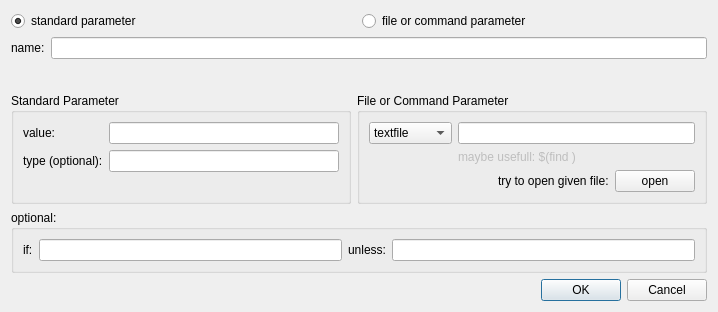
<?xml version="1.0" encoding="UTF-8"?>
<ui version="4.0">
 <class>ParameterEdit</class>
 <widget class="QDialog" name="ParameterEdit">
  <property name="geometry">
   <rect>
    <x>0</x>
    <y>0</y>
    <width>718</width>
    <height>312</height>
   </rect>
  </property>
  <property name="windowTitle">
   <string>Parameter</string>
  </property>
  <property name="windowIcon">
   <iconset>
    <normaloff>:/icons/logo.png</normaloff>:/icons/logo.png</iconset>
  </property>
  <layout class="QGridLayout" name="gridLayout_2">
   <item row="0" column="0" colspan="2">
    <layout class="QHBoxLayout" name="horizontalLayout">
     <item>
      <widget class="QRadioButton" name="radioButton_standard">
       <property name="text">
        <string>standard parameter</string>
       </property>
       <property name="checked">
        <bool>true</bool>
       </property>
      </widget>
     </item>
     <item>
      <widget class="QRadioButton" name="radioButton_file">
       <property name="text">
        <string>file or command parameter</string>
       </property>
      </widget>
     </item>
    </layout>
   </item>
   <item row="1" column="0" colspan="2">
    <layout class="QFormLayout" name="formLayout">
     <item row="0" column="0">
      <widget class="QLabel" name="label">
       <property name="text">
        <string>name:</string>
       </property>
      </widget>
     </item>
     <item row="0" column="1">
      <widget class="QLineEdit" name="lineEdit_name">
       <property name="toolTip">
        <string>namespace/name</string>
       </property>
       <property name="inputMask">
        <string/>
       </property>
       <property name="text">
        <string/>
       </property>
       <property name="placeholderText">
        <string/>
       </property>
      </widget>
     </item>
    </layout>
   </item>
   <item row="2" column="0">
    <widget class="QGroupBox" name="groupBox_standard">
     <property name="title">
      <string>Standard Parameter</string>
     </property>
     <layout class="QFormLayout" name="formLayout_2">
      <property name="fieldGrowthPolicy">
       <enum>QFormLayout::ExpandingFieldsGrow</enum>
      </property>
      <item row="0" column="0">
       <widget class="QLabel" name="label_2">
        <property name="text">
         <string>value:</string>
        </property>
       </widget>
      </item>
      <item row="0" column="1">
       <widget class="QLineEdit" name="lineEdit_value">
        <property name="toolTip">
         <string>value</string>
        </property>
        <property name="placeholderText">
         <string/>
        </property>
       </widget>
      </item>
      <item row="2" column="0">
       <widget class="QLabel" name="label_3">
        <property name="text">
         <string>type (optional):</string>
        </property>
       </widget>
      </item>
      <item row="2" column="1">
       <widget class="QLineEdit" name="lineEdit_type">
        <property name="toolTip">
         <string>str|int|double|bool</string>
        </property>
        <property name="inputMask">
         <string/>
        </property>
        <property name="placeholderText">
         <string/>
        </property>
       </widget>
      </item>
     </layout>
    </widget>
   </item>
   <item row="2" column="1">
    <widget class="QGroupBox" name="groupBox_file">
     <property name="enabled">
      <bool>true</bool>
     </property>
     <property name="title">
      <string>File or Command Parameter</string>
     </property>
     <layout class="QGridLayout" name="gridLayout_3">
      <item row="0" column="0">
       <widget class="QComboBox" name="comboBox_file">
        <item>
         <property name="text">
          <string>textfile</string>
         </property>
        </item>
        <item>
         <property name="text">
          <string>binfile</string>
         </property>
        </item>
        <item>
         <property name="text">
          <string>command</string>
         </property>
        </item>
       </widget>
      </item>
      <item row="0" column="1">
       <widget class="QLineEdit" name="lineEdit_file">
        <property name="toolTip">
         <string>$(find pkg-name)/path/file.txt</string>
        </property>
        <property name="placeholderText">
         <string/>
        </property>
       </widget>
      </item>
      <item row="1" column="1">
       <widget class="QLabel" name="label_4">
        <property name="enabled">
         <bool>false</bool>
        </property>
        <property name="text">
         <string>maybe usefull: $(find &lt;PACKAGENAME&gt;) </string>
        </property>
       </widget>
      </item>
      <item row="2" column="1">
       <layout class="QHBoxLayout" name="horizontalLayout_2">
        <item>
         <spacer name="horizontalSpacer">
          <property name="orientation">
           <enum>Qt::Horizontal</enum>
          </property>
          <property name="sizeHint" stdset="0">
           <size>
            <width>40</width>
            <height>20</height>
           </size>
          </property>
         </spacer>
        </item>
        <item>
         <widget class="QLabel" name="label_5">
          <property name="text">
           <string>try to open given file:</string>
          </property>
         </widget>
        </item>
        <item>
         <widget class="QPushButton" name="pushButton_tryOpen">
          <property name="text">
           <string>open</string>
          </property>
         </widget>
        </item>
       </layout>
      </item>
     </layout>
    </widget>
   </item>
   <item row="3" column="0" colspan="2">
    <widget class="QGroupBox" name="groupBox">
     <property name="title">
      <string>optional:</string>
     </property>
     <layout class="QGridLayout" name="gridLayout">
      <item row="0" column="0">
       <widget class="QLabel" name="label_8">
        <property name="text">
         <string>if:</string>
        </property>
       </widget>
      </item>
      <item row="0" column="1">
       <widget class="QLineEdit" name="lineEdit_if">
        <property name="toolTip">
         <string>$(arg foo)</string>
        </property>
        <property name="placeholderText">
         <string/>
        </property>
       </widget>
      </item>
      <item row="0" column="2">
       <widget class="QLabel" name="label_9">
        <property name="text">
         <string>unless:</string>
        </property>
       </widget>
      </item>
      <item row="0" column="3">
       <widget class="QLineEdit" name="lineEdit_unless">
        <property name="toolTip">
         <string>$(arg foo)</string>
        </property>
        <property name="placeholderText">
         <string/>
        </property>
       </widget>
      </item>
     </layout>
    </widget>
   </item>
   <item row="4" column="1">
    <widget class="QDialogButtonBox" name="buttonBox">
     <property name="orientation">
      <enum>Qt::Horizontal</enum>
     </property>
     <property name="standardButtons">
      <set>QDialogButtonBox::Cancel|QDialogButtonBox::Ok</set>
     </property>
    </widget>
   </item>
  </layout>
 </widget>
 <resources/>
 <connections>
  <connection>
   <sender>buttonBox</sender>
   <signal>rejected()</signal>
   <receiver>ParameterEdit</receiver>
   <slot>reject()</slot>
   <hints>
    <hint type="sourcelabel">
     <x>316</x>
     <y>260</y>
    </hint>
    <hint type="destinationlabel">
     <x>286</x>
     <y>274</y>
    </hint>
   </hints>
  </connection>
  <connection>
   <sender>buttonBox</sender>
   <signal>accepted()</signal>
   <receiver>ParameterEdit</receiver>
   <slot>accept()</slot>
   <hints>
    <hint type="sourcelabel">
     <x>248</x>
     <y>254</y>
    </hint>
    <hint type="destinationlabel">
     <x>157</x>
     <y>274</y>
    </hint>
   </hints>
  </connection>
 </connections>
</ui>
